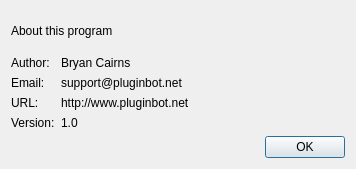
<?xml version="1.0" encoding="UTF-8"?>
<ui version="4.0">
 <class>frmAbout</class>
 <widget class="QDialog" name="frmAbout">
  <property name="geometry">
   <rect>
    <x>0</x>
    <y>0</y>
    <width>356</width>
    <height>169</height>
   </rect>
  </property>
  <property name="windowTitle">
   <string>About</string>
  </property>
  <layout class="QVBoxLayout" name="verticalLayout">
   <item>
    <widget class="QLabel" name="label">
     <property name="text">
      <string>About this program</string>
     </property>
    </widget>
   </item>
   <item>
    <layout class="QFormLayout" name="formLayout">
     <item row="0" column="0">
      <widget class="QLabel" name="label_2">
       <property name="text">
        <string>Author:</string>
       </property>
      </widget>
     </item>
     <item row="0" column="1">
      <widget class="QLabel" name="label_3">
       <property name="text">
        <string>Bryan Cairns</string>
       </property>
      </widget>
     </item>
     <item row="1" column="0">
      <widget class="QLabel" name="label_4">
       <property name="text">
        <string>Email:</string>
       </property>
      </widget>
     </item>
     <item row="1" column="1">
      <widget class="QLabel" name="label_5">
       <property name="text">
        <string>&lt;html&gt;&lt;head/&gt;&lt;body&gt;&lt;p&gt;support@pluginbot.net&lt;/p&gt;&lt;/body&gt;&lt;/html&gt;</string>
       </property>
      </widget>
     </item>
     <item row="2" column="0">
      <widget class="QLabel" name="label_6">
       <property name="text">
        <string>URL:</string>
       </property>
      </widget>
     </item>
     <item row="2" column="1">
      <widget class="QLabel" name="label_7">
       <property name="text">
        <string>&lt;html&gt;&lt;head/&gt;&lt;body&gt;&lt;p&gt;http://www.pluginbot.net&lt;/p&gt;&lt;/body&gt;&lt;/html&gt;</string>
       </property>
      </widget>
     </item>
     <item row="3" column="0">
      <widget class="QLabel" name="label_9">
       <property name="text">
        <string>Version:</string>
       </property>
      </widget>
     </item>
     <item row="3" column="1">
      <widget class="QLabel" name="label_8">
       <property name="text">
        <string>1.0</string>
       </property>
      </widget>
     </item>
    </layout>
   </item>
   <item>
    <layout class="QHBoxLayout" name="horizontalLayout">
     <item>
      <spacer name="horizontalSpacer">
       <property name="orientation">
        <enum>Qt::Horizontal</enum>
       </property>
       <property name="sizeHint" stdset="0">
        <size>
         <width>40</width>
         <height>20</height>
        </size>
       </property>
      </spacer>
     </item>
     <item>
      <widget class="QPushButton" name="pushButton">
       <property name="text">
        <string>OK</string>
       </property>
      </widget>
     </item>
    </layout>
   </item>
  </layout>
 </widget>
 <resources/>
 <connections>
  <connection>
   <sender>pushButton</sender>
   <signal>clicked()</signal>
   <receiver>frmAbout</receiver>
   <slot>accept()</slot>
   <hints>
    <hint type="sourcelabel">
     <x>288</x>
     <y>112</y>
    </hint>
    <hint type="destinationlabel">
     <x>211</x>
     <y>76</y>
    </hint>
   </hints>
  </connection>
 </connections>
</ui>
